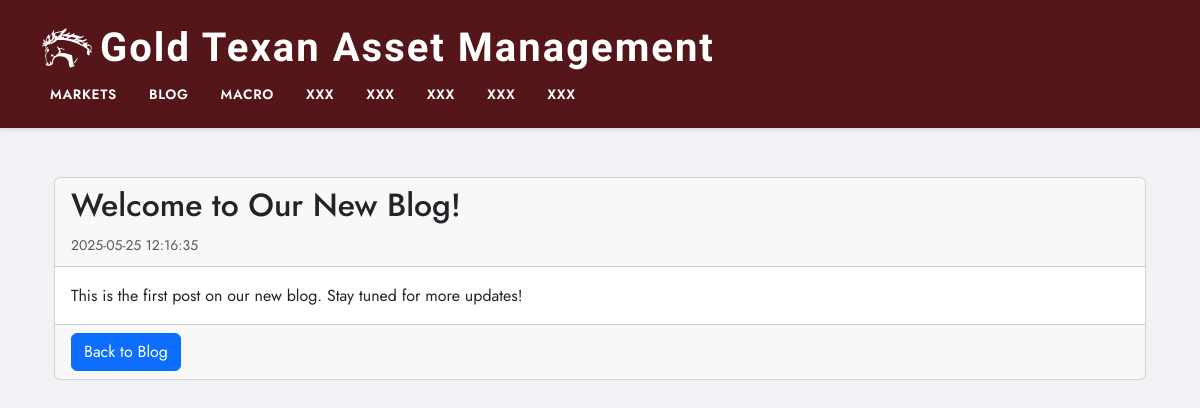
The page /blog/1 on the database its author committed.
### tables this page shows
CREATE TABLE posts (
        id INTEGER PRIMARY KEY AUTOINCREMENT,
        title TEXT NOT NULL,
        content TEXT NOT NULL,
        timestamp DATETIME DEFAULT CURRENT_TIMESTAMP
    );

### routes/blog_routes.py (the view)
@blog_bp.route('/<int:post_id>')
def show_post(post_id):
    conn = sqlite3.connect(DB_FILE)
    conn.row_factory = sqlite3.Row
    c = conn.cursor()
    c.execute("SELECT * FROM posts WHERE id = ?", (post_id,))
    post = c.fetchone()
    conn.close()
    return render_template('post.html', post=post)

### templates/post.html
{% extends "layout.html" %}
{% block content %}
<div class="container mt-5">
  <div class="card">
    <div class="card-header">
      <h2>{{ post.title }}</h2>
      <small class="text-muted">{{ post.timestamp }}</small>
    </div>
    <div class="card-body">
      <p class="card-text">{{ post.content | safe }}</p>
    </div>
     <div class="card-footer">
        <a href="{{ url_for('blog.list_posts') }}" class="btn btn-primary">Back to Blog</a>
    </div>
  </div>
</div>
{% endblock %}

### static/style.css (style rules this page uses)
html { background-color: #f0f2f5; }
body { font-family: 'Jost', sans-serif; background-color: #f0f2f5; color: #1a1a1a; line-height: 1.6; margin: 0; padding: 0; }

### rows shown on the page
posts: title "Welcome to Our New Blog!", timestamp "2025-05-25 12:16:35", content "This is the first post on our new blog. Stay tuned for more updates!"
